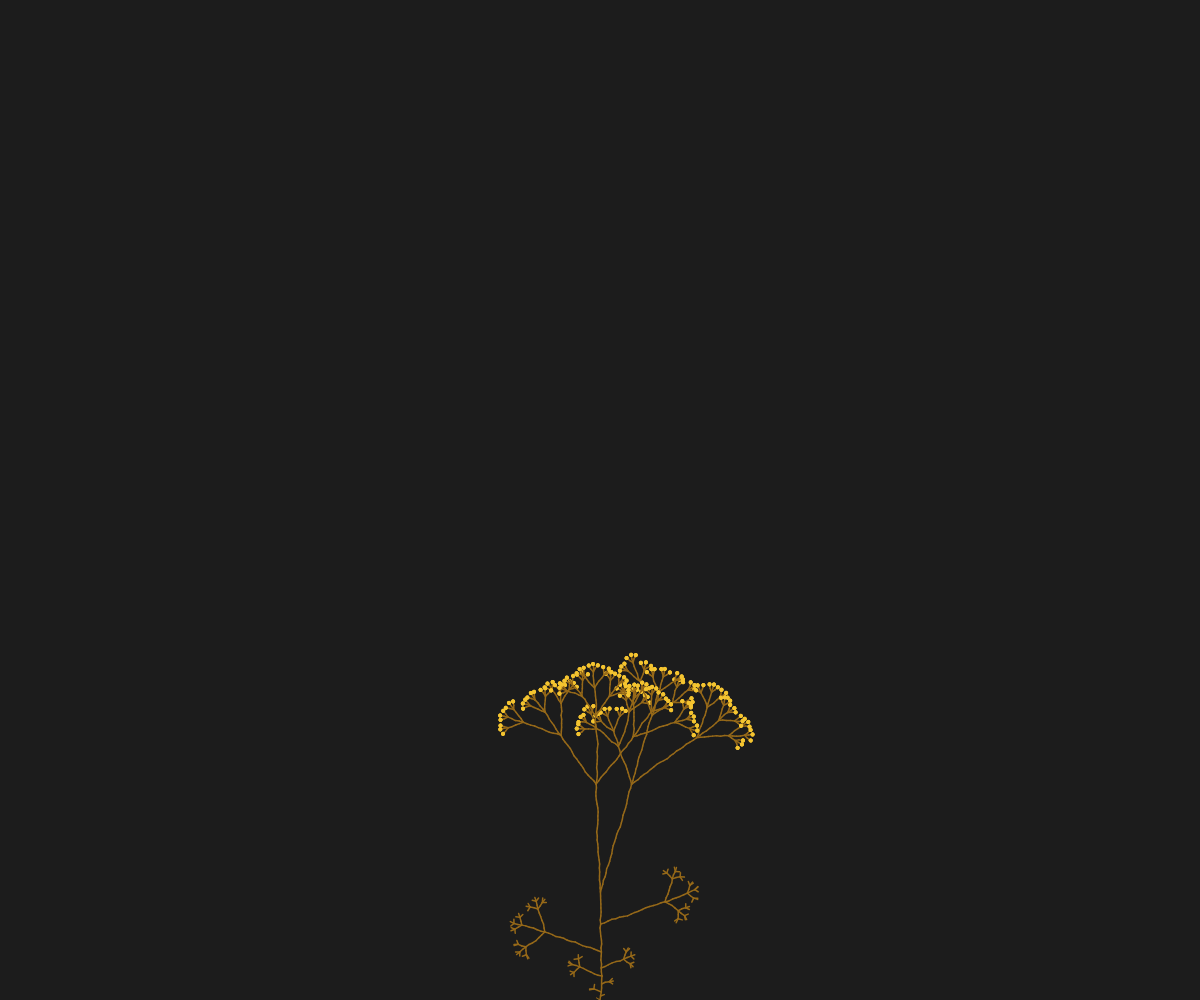
Frame 1 (no input)
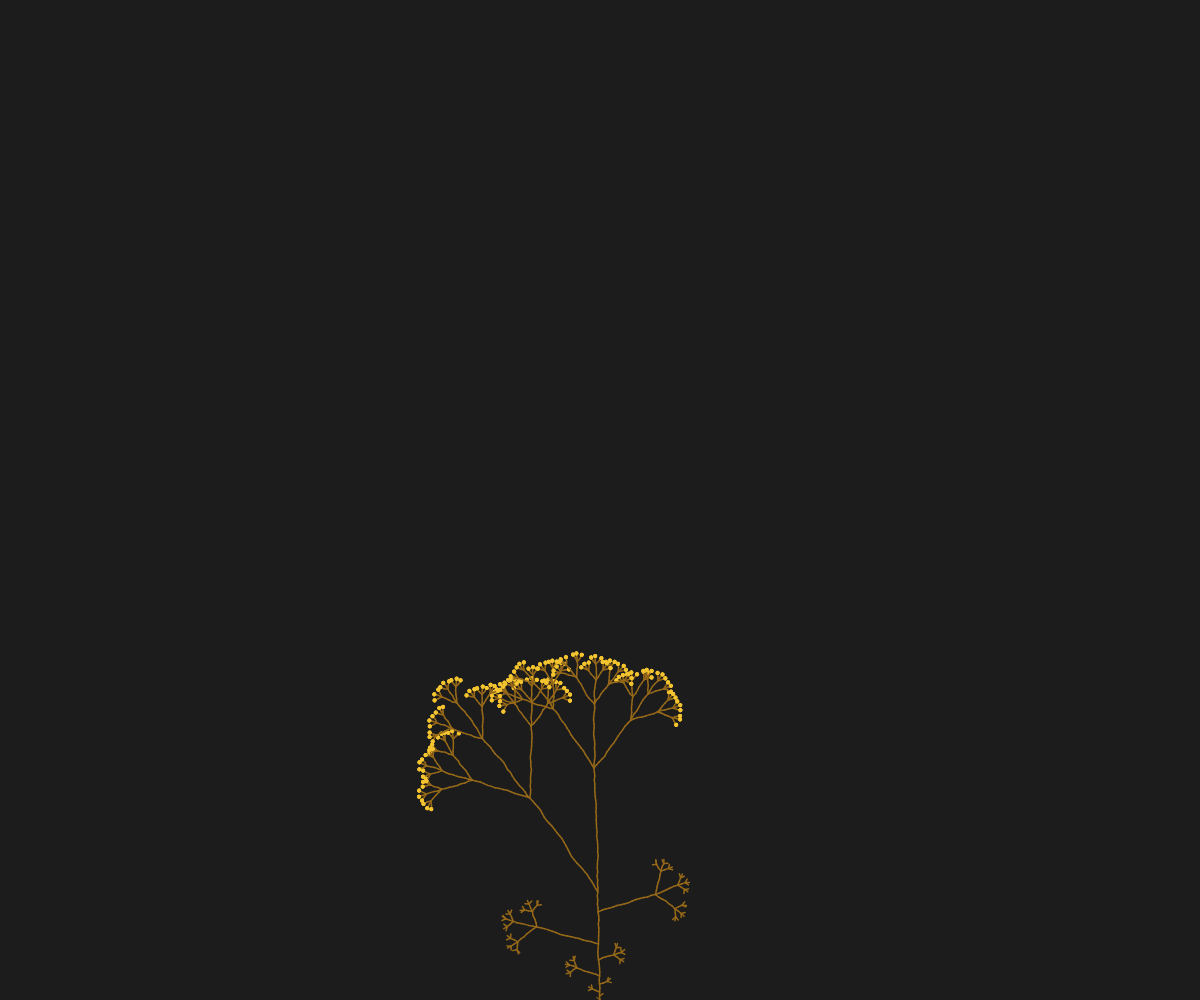
Frame 2 (the mouse pressed at the canvas centre, redrawn once)

The p5.js sketch that drew these frames (run headless with seeded random() and noise() and a simulated clock; the mouse was pressed at the canvas centre and the sketch redrawn once):

// p5.js sketch
// ── sketch.js
// original l-system comes from zac garby! 

const rules = {
  //base growth and flowers
  "F": [
    { rule: "Y[++G][--G][G]",  prob: 0.5 },
    // fewer limbs
    { rule: "Y[++G][G]",  prob: 0.05 },
    { rule: "Y[--G][G]",  prob: 0.05 },
    // extra rotatio n
    { rule: "Y[+G][][G]", prob: 0.1 },
    { rule: "Y[][-G][G]", prob: 0.1 }, 
    
    { rule: "Y[++G][-G][G]", prob: 0.1 },
    { rule: "Y[+G][--G][G]", prob: 0.1 }, 
  ],
  "G": [
    {rule: "XX[++G][--G][G]", prob: 1}
  ],// G is the flowers

  //leave shoot timing
  "X": [
    {rule: "XX", prob: 0.85},
    {rule: "XXX", prob: 0.05},
    {rule: "X", prob: 0.1}
  ],
  "Y": "YZ",
  "Z": "[++++L]X[----L]X",

  //leaves
  "L": "MM[+++L][---L]L",
  "M": [
    {rule: "MMM", prob: 0.85},
    {rule: "M", prob: 0.05},
    {rule: "MM", prob: 0.1}
  ]
    }

let word = "F";
const angle = 18;
const len = 4;
const numGens = 6;

function setup() {
  createCanvas(windowWidth, windowHeight);
  drawRules = {
    "X": () => {
    //draw line forward, reorients at the end of the line
    //growingStem();
    strokeWeight(1.5);
    stroke("#966919");
    //stroke("#228B22");
    xPos = random(-0.75,0.75);
    line(0,0,xPos,-len);
    translate(xPos, -len);
  },
    "L": () => { //leaves
    //draw line forward, reorients at the end of the line
    //growingStem();
    stroke("#966919");
    xPos = random(-2,2);
    line(0,0,xPos,-len);
    translate(xPos, -len);
  },
    "M": () => { //leaf branches
    //draw line forward, reorients at the end of the line
    //growingStem();
    stroke("#966919");
    //stroke("#228B22");
    xPos = random(-0.75,0.75);
    line(0,0,xPos,-len);
    translate(xPos, -len);
  },
    "G": () => { // L draws fruit on leaves
      // draw fruit at current location
      noStroke();
      //fill("#E5CEDC");
       fill("#F4C430");
      //fill(255;)
      circle(0, 0, len);
    },
    "+": () => {
      rotate(PI/180 * -angle);
    },
    "-": () => {
      rotate(PI/180 * angle);
    },
    "[": push, // save current location
    "]": () => {
    //noStroke();
    //fill(218, 247, 166);
    //ellipse(0,0,2, 5);
    pop(); // restore last location
  }
  }
  noLoop();
}

function draw(){
  background(28);
  
  word = "F"; //resets
  //strokeWeight(2);
  
  for (let i = 0; i < numGens; i++){
    word = generate();
    //console.log(word);
  }
  
  // draws plant (l-system)
  push();
  translate(width/2, height);
  //rotate(PI/180*ang);
  for (let i = 0; i<word.length; i++){
    let c = word[i];
    if(c in drawRules) {
      drawRules[c]();
    }
  }
  pop();
}

function mouseReleased(){
  //word = generate();
  draw();
}

function generate(){
  let next = ""
  
  for(let i = 0; i < word.length; i ++) {
    let c = word[i];
    if(c in rules) {
      let rule = rules[c];
      if(Array.isArray(rule)){
        next += chooseOne(rule);
      }
      next += rules[c];
    } else {
      next += c;
    }
  }
  
  return next;
}

function chooseOne(ruleSet) {
  let n = random();
  let t = 0;
  for (let i = 0; i < ruleSet.length; i++){
    t += ruleSet[i].prob;
    if (t>n){
      return ruleSet[i].rule;
    }
    
  }
  return "";
}

function growingStem(){
  //circle(0,0,10);
  x = 0;
  y = 0;
  stroke("#966919");
  noFill();
  stemAngle = random(PI*2);
  stemLength = width*0.001
  beginShape();
  //for (i=0;i<20;i++){
    newX = cos(stemAngle)*stemLength+x;
    newY = sin(stemAngle)*stemLength+y;
    line(x,y,newX,newY);
    curveVertex(newX,newY);
    x = newX;
    y = newY;
    stemAngle+=random(-PI*0.1,PI*0.1);
    translate(0,-len);
  //}
  endShape();
}
